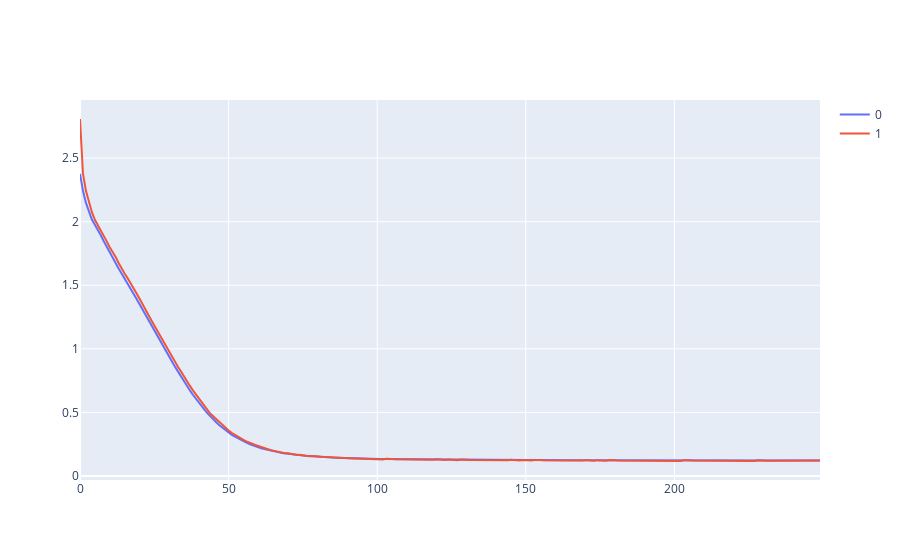

The notebook cell this image was saved under:
### Code cell
lines([test_losses, train_losses])

### Figure 1 — Plotly figure (JSON) as saved in the notebook; plotly's stock layout.template omitted (floating-point values rounded to 4 significant figures; data arrays with more than 128 entries replaced by an {"elided": "..."} marker saying what was removed)
{"data": [{"mode": "lines", "name": "0", "type": "scatter", "x": {"elided": "250 int values"}, "y": {"elided": "250 float values"}}, {"mode": "lines", "name": "1", "type": "scatter", "x": {"elided": "250 int values"}, "y": {"elided": "250 float values"}}], "layout": {"title": {"text": ""}, "xaxis": {"title": {"text": ""}}, "yaxis": {"title": {"text": ""}}}}
